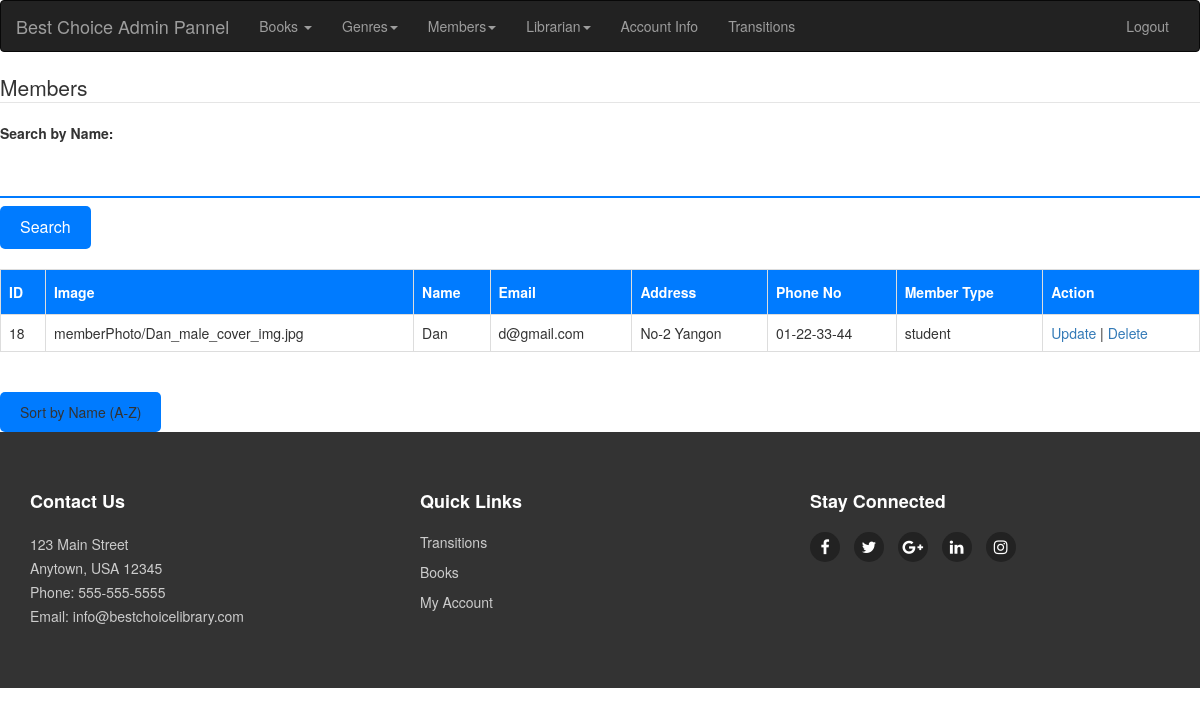
Screenshot of /memberList.php (signed in) with the database file from the repository.
### tables this page shows
CREATE TABLE `member` (
  `member_id` int(11) NOT NULL,
  `member_image` varchar(500) NOT NULL,
  `member_name` varchar(50) NOT NULL,
  `member_email` varchar(50) NOT NULL,
  `member_password` varchar(100) NOT NULL,
  `member_address` varchar(200) NOT NULL,
  `member_phonenumber` varchar(15) NOT NULL,
  `membertype_id` int(11) NOT NULL
);

CREATE TABLE `membertype` (
  `membertype_id` int(11) NOT NULL,
  `membertype_name` varchar(50) NOT NULL,
  `booklimit` int(11) NOT NULL,
  `borrowingperiod` int(11) NOT NULL,
  `status` varchar(50) NOT NULL
);

### memberList.php (the view, shortened to what this page needs)
<?php
    include('connection.php');
    include('header1.php');
 ?>
 <html>
 <head>
 </head>
 <body>
    <form action="memberList.php" method="POST">
        <fieldset>
            <legend>Members</legend>
            <label for="search">Search by Name:</label>
            <input type="text" name="search" id="search">
            <input type="submit" name="submit" value="Search">
            <br><br>
            <table>
                <tr>
                    <th>ID</th>
                    <th>Image</th>
                    <th>Name</th>
                    <th>Email</th>
                    <th>Address</th>
                    <th>Phone No</th>
                    <th>Member Type</th>
                    <th>Action</th>
                </tr>
                <tr>
                    <?php
                        $sort = isset($_POST['sortBtn']) ? $_POST['sortBtn'] : '';
                        if ($sort == 'asc') {
                            $select="SELECT * FROM member ORDER BY member_name ASC";
                        } else {
                            $select="SELECT * FROM member";
                        }
                        $query=mysqli_query($connect, $select);
                        $count=mysqli_num_rows($query);
                        for($i=0;$i<$count;$i++)
                        {
                            $data=mysqli_fetch_array($query);
                            $memberID=$data['member_id'];
                            $memberImage=$data['member_image'];
                            $memberName=$data['member_name'];
                            $memberEmail=$data['member_email'];
                            $memberAddress=$data['member_address'];
                            $memberPhoneNumber=$data['member_phonenumber'];
                            $membertype_id=$data['membertype_id'];
                            $sel = "SELECT membertype_name FROM membertype WHERE membertype_id='$membertype_id'";
                            $que = mysqli_query($connect, $sel);
                            $dat = mysqli_fetch_array($que);
                            $membertype = $dat['membertype_name'];
                            echo "<tr>
                                <td>$memberID</td>
                                <td>$memberImage</td>
                                <td>$memberName</td>
                                <td>$memberEmail</td>
                                <td>$memberAddress</td>
                                <td>$memberPhoneNumber</td>
                                <td>$membertype</td>
                                <td>
                                <a href='manageMemberUpdate.php?uit=$memberID'>Update</a> |
                                <a href='manageMemberDelete.php?did=$memberID'>Delete</a>
                                </td>
                                </tr>";
                        }
                    ?>
                </tr>
            </table>
            <br>
            <button type="submit" name="sortBtn" value="asc">Sort by Name (A-Z)</button>
        </fieldset>
    </form>
 </body>
 </html>
<?php
include('footer1.php');
 ?>

### css/style.css (style rules this page uses)
button, input[type=submit], input[type=reset] { background-color: #007bff; border: none; color: #fff; padding: 10px 20px; border-radius: 5px; font-size: 16px; cursor: pointer; }
input[type=text], input[type=password], input[type=email], input[type=tel], select { width: 100%; padding: 10px; margin: 8px 0; box-sizing: border-box; border: none; border-bottom: 2px solid #007bff; outline: none; background-color: transparent; }
table { width: 100%; border-collapse: collapse; margin-bottom: 20px; }
table td, table th { border: 1px solid #ddd; padding: 8px; }
table th { padding-top: 12px; padding-bottom: 12px; text-align: left; background-color: #007bff; color: white; font-weight: bold; }

### rows the page displays
member: member_id "18", member_image "memberPhoto/Dan_male_cover_img.jpg", member_name "Dan", member_email "d@gmail.com", member_address "No-2 Yangon", member_phonenumber "01-22-33-44", membertype.membertype_name "student"
